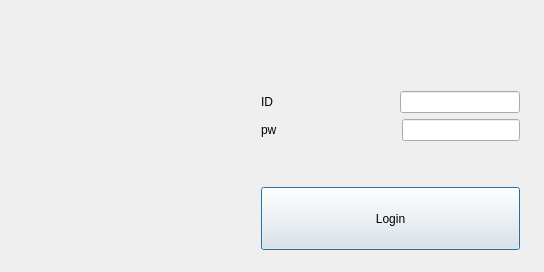
<?xml version="1.0" encoding="UTF-8"?>
<ui version="4.0">
 <class>Dialog</class>
 <widget class="QDialog" name="Dialog">
  <property name="geometry">
   <rect>
    <x>0</x>
    <y>0</y>
    <width>544</width>
    <height>272</height>
   </rect>
  </property>
  <property name="windowTitle">
   <string>Dialog</string>
  </property>
  <widget class="QLabel" name="labelPic">
   <property name="geometry">
    <rect>
     <x>30</x>
     <y>70</y>
     <width>201</width>
     <height>181</height>
    </rect>
   </property>
   <property name="text">
    <string/>
   </property>
  </widget>
  <widget class="QWidget" name="">
   <property name="geometry">
    <rect>
     <x>250</x>
     <y>80</y>
     <width>281</width>
     <height>181</height>
    </rect>
   </property>
   <layout class="QVBoxLayout" name="verticalLayout_2">
    <item>
     <layout class="QVBoxLayout" name="verticalLayout">
      <item>
       <layout class="QHBoxLayout" name="horizontalLayout">
        <item>
         <widget class="QLabel" name="label_2">
          <property name="text">
           <string>ID</string>
          </property>
         </widget>
        </item>
        <item>
         <spacer name="horizontalSpacer">
          <property name="orientation">
           <enum>Qt::Horizontal</enum>
          </property>
          <property name="sizeHint" stdset="0">
           <size>
            <width>40</width>
            <height>20</height>
           </size>
          </property>
         </spacer>
        </item>
        <item>
         <widget class="QLineEdit" name="lineEdit_ID"/>
        </item>
       </layout>
      </item>
      <item>
       <layout class="QHBoxLayout" name="horizontalLayout_2">
        <item>
         <widget class="QLabel" name="label_3">
          <property name="text">
           <string>pw</string>
          </property>
         </widget>
        </item>
        <item>
         <spacer name="horizontalSpacer_2">
          <property name="orientation">
           <enum>Qt::Horizontal</enum>
          </property>
          <property name="sizeHint" stdset="0">
           <size>
            <width>40</width>
            <height>20</height>
           </size>
          </property>
         </spacer>
        </item>
        <item>
         <widget class="QLineEdit" name="lineEdit_password"/>
        </item>
       </layout>
      </item>
     </layout>
    </item>
    <item>
     <spacer name="verticalSpacer">
      <property name="orientation">
       <enum>Qt::Vertical</enum>
      </property>
      <property name="sizeType">
       <enum>QSizePolicy::Fixed</enum>
      </property>
      <property name="sizeHint" stdset="0">
       <size>
        <width>20</width>
        <height>40</height>
       </size>
      </property>
     </spacer>
    </item>
    <item>
     <widget class="QPushButton" name="loginButton">
      <property name="sizePolicy">
       <sizepolicy hsizetype="Minimum" vsizetype="Preferred">
        <horstretch>0</horstretch>
        <verstretch>0</verstretch>
       </sizepolicy>
      </property>
      <property name="text">
       <string>Login</string>
      </property>
     </widget>
    </item>
   </layout>
  </widget>
 </widget>
 <layoutdefault spacing="6" margin="11"/>
 <resources/>
 <connections/>
</ui>
